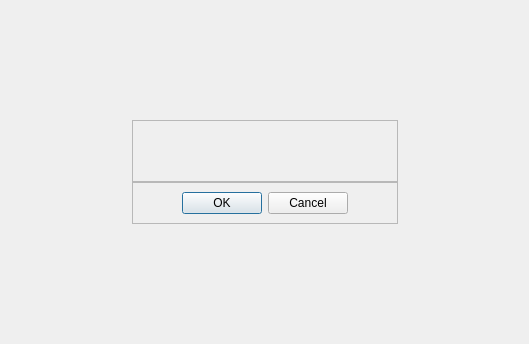
<?xml version="1.0" encoding="UTF-8"?>
<ui version="4.0">
 <class>jsConfirm</class>
 <widget class="QWidget" name="jsConfirm">
  <property name="geometry">
   <rect>
    <x>0</x>
    <y>0</y>
    <width>529</width>
    <height>344</height>
   </rect>
  </property>
  <layout class="QGridLayout" name="gridLayout">
   <property name="spacing">
    <number>0</number>
   </property>
   <item row="2" column="1">
    <widget class="QFrame" name="frame">
     <property name="frameShape">
      <enum>QFrame::StyledPanel</enum>
     </property>
     <property name="frameShadow">
      <enum>QFrame::Raised</enum>
     </property>
     <property name="js-frame" stdset="0">
      <bool>true</bool>
     </property>
     <layout class="QHBoxLayout" name="horizontalLayout_2">
      <property name="margin">
       <number>20</number>
      </property>
      <item>
       <spacer name="horizontalSpacer_5">
        <property name="orientation">
         <enum>Qt::Horizontal</enum>
        </property>
        <property name="sizeHint" stdset="0">
         <size>
          <width>20</width>
          <height>20</height>
         </size>
        </property>
       </spacer>
      </item>
      <item>
       <widget class="QLabel" name="message">
        <property name="text">
         <string/>
        </property>
        <property name="textInteractionFlags">
         <set>Qt::LinksAccessibleByMouse|Qt::TextSelectableByMouse</set>
        </property>
       </widget>
      </item>
      <item>
       <spacer name="horizontalSpacer_6">
        <property name="orientation">
         <enum>Qt::Horizontal</enum>
        </property>
        <property name="sizeHint" stdset="0">
         <size>
          <width>20</width>
          <height>20</height>
         </size>
        </property>
       </spacer>
      </item>
     </layout>
    </widget>
   </item>
   <item row="2" column="0">
    <spacer name="horizontalSpacer">
     <property name="orientation">
      <enum>Qt::Horizontal</enum>
     </property>
     <property name="sizeHint" stdset="0">
      <size>
       <width>40</width>
       <height>20</height>
      </size>
     </property>
    </spacer>
   </item>
   <item row="2" column="2">
    <spacer name="horizontalSpacer_2">
     <property name="orientation">
      <enum>Qt::Horizontal</enum>
     </property>
     <property name="sizeHint" stdset="0">
      <size>
       <width>40</width>
       <height>20</height>
      </size>
     </property>
    </spacer>
   </item>
   <item row="4" column="1">
    <spacer name="verticalSpacer">
     <property name="orientation">
      <enum>Qt::Vertical</enum>
     </property>
     <property name="sizeHint" stdset="0">
      <size>
       <width>20</width>
       <height>40</height>
      </size>
     </property>
    </spacer>
   </item>
   <item row="0" column="1">
    <spacer name="verticalSpacer_2">
     <property name="orientation">
      <enum>Qt::Vertical</enum>
     </property>
     <property name="sizeHint" stdset="0">
      <size>
       <width>20</width>
       <height>40</height>
      </size>
     </property>
    </spacer>
   </item>
   <item row="3" column="1">
    <widget class="QFrame" name="frame_2">
     <property name="frameShape">
      <enum>QFrame::StyledPanel</enum>
     </property>
     <property name="frameShadow">
      <enum>QFrame::Raised</enum>
     </property>
     <property name="js-frame2" stdset="0">
      <bool>true</bool>
     </property>
     <layout class="QHBoxLayout" name="horizontalLayout">
      <property name="spacing">
       <number>0</number>
      </property>
      <item>
       <spacer name="horizontalSpacer_3">
        <property name="orientation">
         <enum>Qt::Horizontal</enum>
        </property>
        <property name="sizeHint" stdset="0">
         <size>
          <width>40</width>
          <height>20</height>
         </size>
        </property>
       </spacer>
      </item>
      <item>
       <widget class="QDialogButtonBox" name="buttonBox">
        <property name="standardButtons">
         <set>QDialogButtonBox::Cancel|QDialogButtonBox::Ok</set>
        </property>
       </widget>
      </item>
      <item>
       <spacer name="horizontalSpacer_4">
        <property name="orientation">
         <enum>Qt::Horizontal</enum>
        </property>
        <property name="sizeHint" stdset="0">
         <size>
          <width>40</width>
          <height>20</height>
         </size>
        </property>
       </spacer>
      </item>
     </layout>
    </widget>
   </item>
  </layout>
 </widget>
 <resources/>
 <connections/>
</ui>
